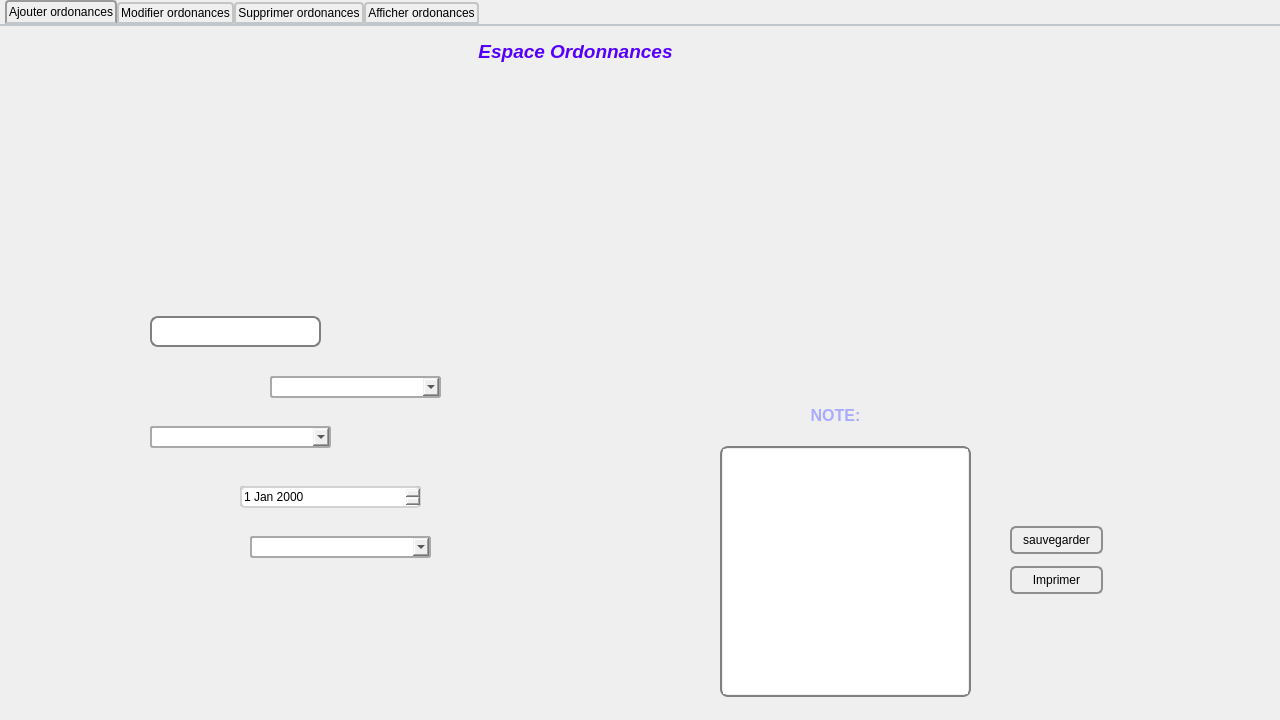
<?xml version="1.0" encoding="UTF-8"?>
<ui version="4.0">
 <class>Ordonances</class>
 <widget class="QDialog" name="Ordonances">
  <property name="geometry">
   <rect>
    <x>0</x>
    <y>0</y>
    <width>1280</width>
    <height>720</height>
   </rect>
  </property>
  <property name="minimumSize">
   <size>
    <width>1280</width>
    <height>720</height>
   </size>
  </property>
  <property name="maximumSize">
   <size>
    <width>1280</width>
    <height>720</height>
   </size>
  </property>
  <property name="baseSize">
   <size>
    <width>1280</width>
    <height>720</height>
   </size>
  </property>
  <property name="windowTitle">
   <string>MED++</string>
  </property>
  <widget class="QTabWidget" name="tabWidget">
   <property name="geometry">
    <rect>
     <x>0</x>
     <y>0</y>
     <width>1281</width>
     <height>721</height>
    </rect>
   </property>
   <property name="maximumSize">
    <size>
     <width>16777215</width>
     <height>16777215</height>
    </size>
   </property>
   <property name="styleSheet">
    <string notr="true">QTabWidget::pane { /* The tab widget frame */
    border-top: 2px solid #C2C7CB;
}

QTabWidget::tab-bar {
    left: 5px; /* move to the right by 5px */
}

/* Style the tab using the tab sub-control. Note that
    it reads QTabBar _not_ QTabWidget */
QTabBar::tab {
    background: qlineargradient(x1: 0, y1: 0, x2: 0, y2: 1,
                                stop: 0 #E1E1E1, stop: 0.4 #DDDDDD,
                                stop: 0.5 #D8D8D8, stop: 1.0 #D3D3D3);
    border: 2px solid #C4C4C3;
    border-bottom-color: #C2C7CB; /* same as the pane color */
    border-top-left-radius: 4px;
    border-top-right-radius: 4px;
    min-width: 8ex;
    padding: 2px;
}

QTabBar::tab:selected, QTabBar::tab:hover {
    background: qlineargradient(x1: 0, y1: 0, x2: 0, y2: 1,
                                stop: 0 #fafafa, stop: 0.4 #f4f4f4,
                                stop: 0.5 #e7e7e7, stop: 1.0 #fafafa);
}

QTabBar::tab:selected {
    border-color: #9B9B9B;
    border-bottom-color: #C2C7CB; /* same as pane color */
}

QTabBar::tab:!selected {
    margin-top: 2px; /* make non-selected tabs look smaller */
}</string>
   </property>
   <property name="currentIndex">
    <number>0</number>
   </property>
   <widget class="QWidget" name="tab">
    <attribute name="title">
     <string>Ajouter ordonances</string>
    </attribute>
    <widget class="QWidget" name="widget" native="true">
     <property name="geometry">
      <rect>
       <x>0</x>
       <y>0</y>
       <width>1281</width>
       <height>701</height>
      </rect>
     </property>
     <property name="styleSheet">
      <string notr="true">QWidget#widget
{
	background-image: url(:/Ajouter ordonance.png);
}</string>
     </property>
     <widget class="QLineEdit" name="lineEdit">
      <property name="geometry">
       <rect>
        <x>270</x>
        <y>350</y>
        <width>171</width>
        <height>21</height>
       </rect>
      </property>
     </widget>
     <widget class="QLineEdit" name="reff_ord">
      <property name="geometry">
       <rect>
        <x>150</x>
        <y>290</y>
        <width>171</width>
        <height>31</height>
       </rect>
      </property>
      <property name="styleSheet">
       <string notr="true">/*QLineEdit:read-only {
background: lightblue;
}*/
QLineEdit {
padding: 1px;
border-style: solid;
border: 2px solid gray;
border-radius: 8px;
}</string>
      </property>
     </widget>
     <widget class="QLineEdit" name="lineEdit_3">
      <property name="geometry">
       <rect>
        <x>150</x>
        <y>400</y>
        <width>181</width>
        <height>21</height>
       </rect>
      </property>
     </widget>
     <widget class="QWidget" name="widget_5" native="true">
      <property name="geometry">
       <rect>
        <x>1150</x>
        <y>80</y>
        <width>120</width>
        <height>41</height>
       </rect>
      </property>
      <widget class="QPushButton" name="pushButton">
       <property name="geometry">
        <rect>
         <x>0</x>
         <y>0</y>
         <width>121</width>
         <height>41</height>
        </rect>
       </property>
       <property name="styleSheet">
        <string notr="true">QPushButton{
border-style:solid;

background-color:#AARRGGBB ;
color:#fff;
border-radius:7px;
}

</string>
       </property>
       <property name="text">
        <string/>
       </property>
      </widget>
     </widget>
     <widget class="QWidget" name="widget_6" native="true">
      <property name="geometry">
       <rect>
        <x>1140</x>
        <y>410</y>
        <width>120</width>
        <height>41</height>
       </rect>
      </property>
      <widget class="QPushButton" name="ajouter_ordonnance">
       <property name="geometry">
        <rect>
         <x>0</x>
         <y>0</y>
         <width>121</width>
         <height>41</height>
        </rect>
       </property>
       <property name="styleSheet">
        <string notr="true">QPushButton{
border-style:solid;

background-color:#AARRGGBB ;
color:#fff;
border-radius:7px;
}

</string>
       </property>
       <property name="text">
        <string/>
       </property>
      </widget>
     </widget>
     <widget class="QLineEdit" name="trait">
      <property name="geometry">
       <rect>
        <x>250</x>
        <y>510</y>
        <width>181</width>
        <height>21</height>
       </rect>
      </property>
      <property name="styleSheet">
       <string notr="true">QLineEdit:read-only {
background: lightblue;
}</string>
      </property>
     </widget>
     <widget class="QLineEdit" name="lineEdit_5">
      <property name="geometry">
       <rect>
        <x>240</x>
        <y>460</y>
        <width>181</width>
        <height>21</height>
       </rect>
      </property>
     </widget>
     <widget class="QComboBox" name="consultation">
      <property name="geometry">
       <rect>
        <x>270</x>
        <y>350</y>
        <width>171</width>
        <height>22</height>
       </rect>
      </property>
      <property name="styleSheet">
       <string notr="true">border-width:2px;
border-style:solid;
border-color:darkblue;

border-radius: 3px;
padding: 1px 18px 1px 3px;
min-width: 6em;

background: qlineargradient(x1: 0, y1: 0, x2: 0, y2: 1,
                       stop: 0 #D3D3D3, stop: 0.4 #D8D8D8,
                       stop: 0.5 #DDDDDD, stop: 1.0 #E1E1E1);


padding-top: 3px;
padding-left: 4px;

subcontrol-origin: padding;
subcontrol-position: top right;
width: 15px;

border-left-width: 1px;
border-left-color: darkgray;
border-left-style: solid; 
border-top-right-radius: 3px; 
border-bottom-right-radius: 3px;

top: 1px;
left: 1px;

border: 2px solid darkgray;
selection-background-color: lightgray;</string>
      </property>
     </widget>
     <widget class="QComboBox" name="patient">
      <property name="geometry">
       <rect>
        <x>150</x>
        <y>400</y>
        <width>181</width>
        <height>22</height>
       </rect>
      </property>
      <property name="styleSheet">
       <string notr="true">border-width:2px;
border-style:solid;
border-color:darkblue;

border-radius: 3px;
padding: 1px 18px 1px 3px;
min-width: 6em;

background: qlineargradient(x1: 0, y1: 0, x2: 0, y2: 1,
                       stop: 0 #D3D3D3, stop: 0.4 #D8D8D8,
                       stop: 0.5 #DDDDDD, stop: 1.0 #E1E1E1);


padding-top: 3px;
padding-left: 4px;

subcontrol-origin: padding;
subcontrol-position: top right;
width: 15px;

border-left-width: 1px;
border-left-color: darkgray;
border-left-style: solid; 
border-top-right-radius: 3px; 
border-bottom-right-radius: 3px;

top: 1px;
left: 1px;

border: 2px solid darkgray;
selection-background-color: lightgray;</string>
      </property>
     </widget>
     <widget class="QDateEdit" name="dateEdit">
      <property name="geometry">
       <rect>
        <x>240</x>
        <y>460</y>
        <width>181</width>
        <height>22</height>
       </rect>
      </property>
      <property name="styleSheet">
       <string notr="true">

QDateEdit::drop-down {
	subcontrol-origin: padding;
	subcontrol-position: top right;
	width: 15px;
 
	border-left-width: 1px;
	border-left-color: darkgray;
	border-left-style: solid;
	border-top-right-radius: 3px;
	border-bottom-right-radius: 3px;
}
QDateEdit {
	border: 2px solid lightgray;
	border-radius: 5px;
}


</string>
      </property>
     </widget>
     <widget class="QPushButton" name="imprimer">
      <property name="geometry">
       <rect>
        <x>1010</x>
        <y>540</y>
        <width>93</width>
        <height>28</height>
       </rect>
      </property>
      <property name="styleSheet">
       <string notr="true">QPushButton {
    border: 2px solid #8f8f91;
    border-radius: 6px;
    background-color: qlineargradient(x1: 0, y1: 0, x2: 0, y2: 1,
                                      stop: 0 #f6f7fa, stop: 1 #dadbde);
    min-width: 80px;
}
QPushButton:pressed {
    background-color: qlineargradient(x1: 0, y1: 0, x2: 0, y2: 1,
                                      stop: 0 #dadbde, stop: 1 #f6f7fa);
}

QPushButton:flat {
    border: none; /* no border for a flat push button */
}

QPushButton:default {
    border-color: navy; /* make the default button prominent */
}
QPushButton:open { /* when the button has its menu open */
    background-color: qlineargradient(x1: 0, y1: 0, x2: 0, y2: 1,
                                      stop: 0 #dadbde, stop: 1 #f6f7fa);
}

QPushButton::menu-indicator {
    image: url(menu_indicator.png);
    subcontrol-origin: padding;
    subcontrol-position: bottom right;
}

QPushButton::menu-indicator:pressed, QPushButton::menu-indicator:open {
    position: relative;
    top: 2px; left: 2px; /* shift the arrow by 2 px */
}</string>
      </property>
      <property name="text">
       <string>Imprimer</string>
      </property>
     </widget>
     <widget class="QPushButton" name="sauvegarder">
      <property name="geometry">
       <rect>
        <x>1010</x>
        <y>500</y>
        <width>93</width>
        <height>28</height>
       </rect>
      </property>
      <property name="styleSheet">
       <string notr="true">QPushButton {
    border: 2px solid #8f8f91;
    border-radius: 6px;
    background-color: qlineargradient(x1: 0, y1: 0, x2: 0, y2: 1,
                                      stop: 0 #f6f7fa, stop: 1 #dadbde);
    min-width: 80px;
}
QPushButton:pressed {
    background-color: qlineargradient(x1: 0, y1: 0, x2: 0, y2: 1,
                                      stop: 0 #dadbde, stop: 1 #f6f7fa);
}

QPushButton:flat {
    border: none; /* no border for a flat push button */
}

QPushButton:default {
    border-color: navy; /* make the default button prominent */
}
QPushButton:open { /* when the button has its menu open */
    background-color: qlineargradient(x1: 0, y1: 0, x2: 0, y2: 1,
                                      stop: 0 #dadbde, stop: 1 #f6f7fa);
}

QPushButton::menu-indicator {
    image: url(menu_indicator.png);
    subcontrol-origin: padding;
    subcontrol-position: bottom right;
}

QPushButton::menu-indicator:pressed, QPushButton::menu-indicator:open {
    position: relative;
    top: 2px; left: 2px; /* shift the arrow by 2 px */
}</string>
      </property>
      <property name="text">
       <string>sauvegarder</string>
      </property>
     </widget>
     <widget class="QTextEdit" name="textEdit">
      <property name="geometry">
       <rect>
        <x>720</x>
        <y>420</y>
        <width>251</width>
        <height>251</height>
       </rect>
      </property>
      <property name="styleSheet">
       <string notr="true">/*border-width:2px;
border-style:solid;
border-color:darkblue;*/

QTextEdit {
padding: 1px;
border-style: solid;
border: 2px solid gray;
border-radius: 8px;
}</string>
      </property>
     </widget>
     <widget class="QLabel" name="label_4">
      <property name="geometry">
       <rect>
        <x>790</x>
        <y>380</y>
        <width>91</width>
        <height>20</height>
       </rect>
      </property>
      <property name="text">
       <string>&lt;html&gt;&lt;head/&gt;&lt;body&gt;&lt;p align=&quot;center&quot;&gt;&lt;span style=&quot; font-size:12pt; font-weight:600; color:#aaaaff;&quot;&gt;NOTE:&lt;/span&gt;&lt;/p&gt;&lt;/body&gt;&lt;/html&gt;</string>
      </property>
     </widget>
     <widget class="QLabel" name="l4">
      <property name="geometry">
       <rect>
        <x>410</x>
        <y>0</y>
        <width>331</width>
        <height>51</height>
       </rect>
      </property>
      <property name="text">
       <string>&lt;html&gt;&lt;head/&gt;&lt;body&gt;&lt;p align=&quot;center&quot;&gt;&lt;span style=&quot; font-size:14pt; font-weight:600; font-style:italic; color:#5500ff;&quot;&gt;Espace Ordonnances&lt;/span&gt;&lt;/p&gt;&lt;/body&gt;&lt;/html&gt;</string>
      </property>
     </widget>
     <widget class="QComboBox" name="traitement">
      <property name="geometry">
       <rect>
        <x>250</x>
        <y>510</y>
        <width>181</width>
        <height>22</height>
       </rect>
      </property>
      <property name="styleSheet">
       <string notr="true">border-width:2px;
border-style:solid;
border-color:darkblue;

border-radius: 3px;
padding: 1px 18px 1px 3px;
min-width: 6em;

background: qlineargradient(x1: 0, y1: 0, x2: 0, y2: 1,
                       stop: 0 #D3D3D3, stop: 0.4 #D8D8D8,
                       stop: 0.5 #DDDDDD, stop: 1.0 #E1E1E1);


padding-top: 3px;
padding-left: 4px;

subcontrol-origin: padding;
subcontrol-position: top right;
width: 15px;

border-left-width: 1px;
border-left-color: darkgray;
border-left-style: solid; 
border-top-right-radius: 3px; 
border-bottom-right-radius: 3px;

top: 1px;
left: 1px;

border: 2px solid darkgray;
selection-background-color: lightgray;</string>
      </property>
     </widget>
    </widget>
   </widget>
   <widget class="QWidget" name="tab_2">
    <attribute name="title">
     <string>Modifier ordonances</string>
    </attribute>
    <widget class="QWidget" name="widget_2" native="true">
     <property name="geometry">
      <rect>
       <x>0</x>
       <y>0</y>
       <width>1281</width>
       <height>701</height>
      </rect>
     </property>
     <property name="styleSheet">
      <string notr="true">QWidget#widget_2
{
	background-image: url(:/ModifierOrd.png);
}</string>
     </property>
     <widget class="QLineEdit" name="reff">
      <property name="geometry">
       <rect>
        <x>150</x>
        <y>290</y>
        <width>171</width>
        <height>21</height>
       </rect>
      </property>
      <property name="styleSheet">
       <string notr="true">QLineEdit:read-only {
background: lightblue;
}</string>
      </property>
     </widget>
     <widget class="QLineEdit" name="idd">
      <property name="geometry">
       <rect>
        <x>150</x>
        <y>400</y>
        <width>181</width>
        <height>31</height>
       </rect>
      </property>
      <property name="styleSheet">
       <string notr="true">/*QLineEdit:read-only {
background: lightblue;
}*/

QLineEdit {
padding: 1px;
border-style: solid;
border: 2px solid gray;
border-radius: 8px;
}</string>
      </property>
     </widget>
     <widget class="QLineEdit" name="rc">
      <property name="geometry">
       <rect>
        <x>270</x>
        <y>340</y>
        <width>171</width>
        <height>31</height>
       </rect>
      </property>
      <property name="styleSheet">
       <string notr="true">/*QLineEdit:read-only {
background: lightblue;
}*/
QLineEdit {
padding: 1px;
border-style: solid;
border: 2px solid gray;
border-radius: 8px;
}</string>
      </property>
     </widget>
     <widget class="QPushButton" name="pushButton_3">
      <property name="geometry">
       <rect>
        <x>1160</x>
        <y>80</y>
        <width>111</width>
        <height>41</height>
       </rect>
      </property>
      <property name="styleSheet">
       <string notr="true">QPushButton{
border-style:solid;

background-color:#AARRGGBB ;
color:#fff;
border-radius:7px;
}

</string>
      </property>
      <property name="text">
       <string/>
      </property>
     </widget>
     <widget class="QPushButton" name="modifier">
      <property name="geometry">
       <rect>
        <x>1140</x>
        <y>410</y>
        <width>121</width>
        <height>41</height>
       </rect>
      </property>
      <property name="styleSheet">
       <string notr="true">QPushButton{
border-style:solid;

background-color:#AARRGGBB ;
color:#fff;
border-radius:7px;
}

</string>
      </property>
      <property name="text">
       <string/>
      </property>
     </widget>
     <widget class="QLineEdit" name="lineEdit_11">
      <property name="geometry">
       <rect>
        <x>240</x>
        <y>460</y>
        <width>181</width>
        <height>21</height>
       </rect>
      </property>
     </widget>
     <widget class="QLineEdit" name="tr">
      <property name="geometry">
       <rect>
        <x>240</x>
        <y>520</y>
        <width>181</width>
        <height>31</height>
       </rect>
      </property>
      <property name="styleSheet">
       <string notr="true">/*QLineEdit:read-only {
background: lightblue;
}*/
QLineEdit {
padding: 1px;
border-style: solid;
border: 2px solid gray;
border-radius: 8px;
}</string>
      </property>
     </widget>
     <widget class="QDateEdit" name="dateEdit_2">
      <property name="geometry">
       <rect>
        <x>240</x>
        <y>460</y>
        <width>191</width>
        <height>22</height>
       </rect>
      </property>
      <property name="styleSheet">
       <string notr="true">border-width:2px;
border-style:solid;
border-color:darkblue;

border-radius: 3px;
padding: 1px 18px 1px 3px;
min-width: 6em;

background: qlineargradient(x1: 0, y1: 0, x2: 0, y2: 1,
                       stop: 0 #D3D3D3, stop: 0.4 #D8D8D8,
                       stop: 0.5 #DDDDDD, stop: 1.0 #E1E1E1);


padding-top: 3px;
padding-left: 4px;

subcontrol-origin: padding;
subcontrol-position: top right;
width: 15px;

border-left-width: 1px;
border-left-color: darkgray;
border-left-style: solid; 
border-top-right-radius: 3px; 
border-bottom-right-radius: 3px;

top: 1px;
left: 1px;

border: 2px solid darkgray;
selection-background-color: lightgray;</string>
      </property>
     </widget>
     <widget class="QLabel" name="l3">
      <property name="geometry">
       <rect>
        <x>270</x>
        <y>10</y>
        <width>291</width>
        <height>31</height>
       </rect>
      </property>
      <property name="text">
       <string>&lt;html&gt;&lt;head/&gt;&lt;body&gt;&lt;p align=&quot;center&quot;&gt;&lt;span style=&quot; font-size:14pt; font-weight:600; font-style:italic; color:#5500ff;&quot;&gt;Espace Ordonnances&lt;/span&gt;&lt;/p&gt;&lt;/body&gt;&lt;/html&gt;</string>
      </property>
     </widget>
     <widget class="QComboBox" name="ord">
      <property name="geometry">
       <rect>
        <x>150</x>
        <y>290</y>
        <width>171</width>
        <height>22</height>
       </rect>
      </property>
      <property name="styleSheet">
       <string notr="true">border-width:2px;
border-style:solid;
border-color:darkblue;

border-radius: 3px;
padding: 1px 18px 1px 3px;
min-width: 6em;

background: qlineargradient(x1: 0, y1: 0, x2: 0, y2: 1,
                       stop: 0 #D3D3D3, stop: 0.4 #D8D8D8,
                       stop: 0.5 #DDDDDD, stop: 1.0 #E1E1E1);


padding-top: 3px;
padding-left: 4px;

subcontrol-origin: padding;
subcontrol-position: top right;
width: 15px;

border-left-width: 1px;
border-left-color: darkgray;
border-left-style: solid; 
border-top-right-radius: 3px; 
border-bottom-right-radius: 3px;

top: 1px;
left: 1px;

border: 2px solid darkgray;
selection-background-color: lightgray;</string>
      </property>
     </widget>
     <widget class="QPushButton" name="choisir">
      <property name="geometry">
       <rect>
        <x>522</x>
        <y>200</y>
        <width>111</width>
        <height>41</height>
       </rect>
      </property>
      <property name="styleSheet">
       <string notr="true">QPushButton{
border-style:solid;

background-color:#AARRGGBB ;
color:#fff;
border-radius:7px;
}</string>
      </property>
      <property name="text">
       <string/>
      </property>
     </widget>
     <widget class="QPushButton" name="actualiser">
      <property name="geometry">
       <rect>
        <x>470</x>
        <y>200</y>
        <width>41</width>
        <height>41</height>
       </rect>
      </property>
      <property name="styleSheet">
       <string notr="true">QPushButton{
border-style:solid;

background-color:#AARRGGBB ;
color:#fff;
border-radius:7px;
}</string>
      </property>
      <property name="text">
       <string/>
      </property>
     </widget>
    </widget>
   </widget>
   <widget class="QWidget" name="tab_3">
    <attribute name="title">
     <string>Supprimer ordonances</string>
    </attribute>
    <widget class="QWidget" name="widget_3" native="true">
     <property name="geometry">
      <rect>
       <x>0</x>
       <y>0</y>
       <width>1281</width>
       <height>691</height>
      </rect>
     </property>
     <property name="styleSheet">
      <string notr="true">QWidget#widget_3
{
	background-image: url(:/SuppOrd.png);
}</string>
     </property>
     <widget class="QLineEdit" name="lineEdit_15">
      <property name="geometry">
       <rect>
        <x>530</x>
        <y>320</y>
        <width>251</width>
        <height>31</height>
       </rect>
      </property>
      <property name="styleSheet">
       <string notr="true">
QLineEdit:read-only {
background: lightblue;

}

</string>
      </property>
      <property name="clearButtonEnabled">
       <bool>true</bool>
      </property>
     </widget>
     <widget class="QPushButton" name="pushButton_5">
      <property name="geometry">
       <rect>
        <x>1150</x>
        <y>80</y>
        <width>111</width>
        <height>41</height>
       </rect>
      </property>
      <property name="styleSheet">
       <string notr="true">QPushButton{
border-style:solid;

background-color:#AARRGGBB ;
color:#fff;
border-radius:7px;
}

</string>
      </property>
      <property name="text">
       <string/>
      </property>
     </widget>
     <widget class="QPushButton" name="supprimer_ordonnance">
      <property name="geometry">
       <rect>
        <x>1150</x>
        <y>650</y>
        <width>121</width>
        <height>41</height>
       </rect>
      </property>
      <property name="styleSheet">
       <string notr="true">QPushButton{
border-style:solid;

background-color:#AARRGGBB ;
color:#fff;
border-radius:7px;
}

</string>
      </property>
      <property name="text">
       <string/>
      </property>
     </widget>
     <widget class="QLabel" name="l2">
      <property name="geometry">
       <rect>
        <x>350</x>
        <y>10</y>
        <width>291</width>
        <height>31</height>
       </rect>
      </property>
      <property name="text">
       <string>&lt;html&gt;&lt;head/&gt;&lt;body&gt;&lt;p align=&quot;center&quot;&gt;&lt;span style=&quot; font-size:14pt; font-weight:600; font-style:italic; color:#5500ff;&quot;&gt;Espace Ordonnances&lt;/span&gt;&lt;/p&gt;&lt;/body&gt;&lt;/html&gt;</string>
      </property>
     </widget>
     <widget class="QComboBox" name="supp_ord">
      <property name="geometry">
       <rect>
        <x>530</x>
        <y>320</y>
        <width>251</width>
        <height>31</height>
       </rect>
      </property>
      <property name="styleSheet">
       <string notr="true">border-width:2px;
border-style:solid;
border-color:darkblue;

border-radius: 3px;
padding: 1px 18px 1px 3px;
min-width: 6em;

background: qlineargradient(x1: 0, y1: 0, x2: 0, y2: 1,
                       stop: 0 #D3D3D3, stop: 0.4 #D8D8D8,
                       stop: 0.5 #DDDDDD, stop: 1.0 #E1E1E1);


padding-top: 3px;
padding-left: 4px;

subcontrol-origin: padding;
subcontrol-position: top right;
width: 15px;

border-left-width: 1px;
border-left-color: darkgray;
border-left-style: solid; 
border-top-right-radius: 3px; 
border-bottom-right-radius: 3px;

top: 1px;
left: 1px;

border: 2px solid darkgray;
selection-background-color: lightgray;</string>
      </property>
     </widget>
    </widget>
   </widget>
   <widget class="QWidget" name="tab_4">
    <attribute name="title">
     <string>Afficher ordonances</string>
    </attribute>
    <widget class="QWidget" name="widget_4" native="true">
     <property name="geometry">
      <rect>
       <x>-20</x>
       <y>0</y>
       <width>1281</width>
       <height>691</height>
      </rect>
     </property>
     <property name="styleSheet">
      <string notr="true">QWidget#widget_4 
{
background-image: url(:/AffOrd.png);
}
</string>
     </property>
     <widget class="QTableView" name="TabOrd">
      <property name="geometry">
       <rect>
        <x>80</x>
        <y>260</y>
        <width>1111</width>
        <height>411</height>
       </rect>
      </property>
      <property name="styleSheet">
       <string notr="true">QTableView QTableCornerButton::section {
    background: red;
    border: 2px outset red;
}
QTableView {
    selection-background-color: qlineargradient(x1: 0, y1: 0, x2: 0.5, y2: 0.5,
                                stop: 0 #FF92BB, stop: 1 gray);
}
 QScrollBar:vertical {
     border: 2px solid grey;
     background: #32CC99;
     width: 15px;
     margin: 22px 0 22px 0;
 }
 QScrollBar::handle:vertical {
     background: white;
     min-height: 20px;
 }
 QScrollBar::add-line:vertical {
     border: 2px solid grey;
     background: #32CC99;
     height: 20px;
     subcontrol-position: bottom;
     subcontrol-origin: margin;
 }

 QScrollBar::sub-line:vertical {
     border: 2px solid grey;
     background: #32CC99;
     height: 20px;
     subcontrol-position: top;
     subcontrol-origin: margin;
 }
 QScrollBar::up-arrow:vertical, QScrollBar::down-arrow:vertical {
     border: 2px solid grey;
     width: 3px;
     height: 3px;
     background: white;
 }

 QScrollBar::add-page:vertical, QScrollBar::sub-page:vertical {
     background: none;
 }</string>
      </property>
     </widget>
     <widget class="QPushButton" name="pushButton_7">
      <property name="geometry">
       <rect>
        <x>1150</x>
        <y>80</y>
        <width>111</width>
        <height>41</height>
       </rect>
      </property>
      <property name="styleSheet">
       <string notr="true">QPushButton{
border-style:solid;

background-color:#AARRGGBB ;
color:#fff;
border-radius:7px;
}

</string>
      </property>
      <property name="text">
       <string/>
      </property>
     </widget>
     <widget class="QRadioButton" name="tri_ord">
      <property name="geometry">
       <rect>
        <x>170</x>
        <y>210</y>
        <width>95</width>
        <height>20</height>
       </rect>
      </property>
      <property name="styleSheet">
       <string notr="true">QRadioButton::indicator {
    width: 13px;
    height: 13px;
}</string>
      </property>
      <property name="text">
       <string>Reff_ord</string>
      </property>
     </widget>
     <widget class="QRadioButton" name="tri_const">
      <property name="geometry">
       <rect>
        <x>350</x>
        <y>210</y>
        <width>95</width>
        <height>20</height>
       </rect>
      </property>
      <property name="styleSheet">
       <string notr="true">QRadioButton::indicator {
    width: 13px;
    height: 13px;
}</string>
      </property>
      <property name="text">
       <string>Reff_const</string>
      </property>
     </widget>
     <widget class="QRadioButton" name="tri_date">
      <property name="geometry">
       <rect>
        <x>530</x>
        <y>210</y>
        <width>95</width>
        <height>20</height>
       </rect>
      </property>
      <property name="styleSheet">
       <string notr="true">QRadioButton::indicator {
    width: 13px;
    height: 13px;
}</string>
      </property>
      <property name="text">
       <string>Date</string>
      </property>
     </widget>
     <widget class="QLabel" name="label_2">
      <property name="geometry">
       <rect>
        <x>30</x>
        <y>210</y>
        <width>81</width>
        <height>21</height>
       </rect>
      </property>
      <property name="font">
       <font>
        <family>Agency FB</family>
        <pointsize>16</pointsize>
       </font>
      </property>
      <property name="text">
       <string>Trier Par : </string>
      </property>
     </widget>
     <widget class="QLineEdit" name="reff_2">
      <property name="geometry">
       <rect>
        <x>980</x>
        <y>200</y>
        <width>113</width>
        <height>22</height>
       </rect>
      </property>
      <property name="styleSheet">
       <string notr="true">QLineEdit {
padding: 1px;
border-style: solid;
border: 2px solid gray;
border-radius: 8px;
}</string>
      </property>
     </widget>
     <widget class="QPushButton" name="rechercher_ord">
      <property name="geometry">
       <rect>
        <x>1130</x>
        <y>200</y>
        <width>93</width>
        <height>28</height>
       </rect>
      </property>
      <property name="styleSheet">
       <string notr="true">QPushButton {
    border: 2px solid #8f8f91;
    border-radius: 6px;
    background-color: qlineargradient(x1: 0, y1: 0, x2: 0, y2: 1,
                                      stop: 0 #f6f7fa, stop: 1 #dadbde);
    min-width: 80px;
}
QPushButton:pressed {
    background-color: qlineargradient(x1: 0, y1: 0, x2: 0, y2: 1,
                                      stop: 0 #dadbde, stop: 1 #f6f7fa);
}

QPushButton:flat {
    border: none; /* no border for a flat push button */
}

QPushButton:default {
    border-color: navy; /* make the default button prominent */
}
QPushButton:open { /* when the button has its menu open */
    background-color: qlineargradient(x1: 0, y1: 0, x2: 0, y2: 1,
                                      stop: 0 #dadbde, stop: 1 #f6f7fa);
}

QPushButton::menu-indicator {
    image: url(menu_indicator.png);
    subcontrol-origin: padding;
    subcontrol-position: bottom right;
}

QPushButton::menu-indicator:pressed, QPushButton::menu-indicator:open {
    position: relative;
    top: 2px; left: 2px; /* shift the arrow by 2 px */
}</string>
      </property>
      <property name="text">
       <string>rechercher</string>
      </property>
     </widget>
     <widget class="QLabel" name="label">
      <property name="geometry">
       <rect>
        <x>890</x>
        <y>200</y>
        <width>71</width>
        <height>20</height>
       </rect>
      </property>
      <property name="text">
       <string>Référence :</string>
      </property>
     </widget>
     <widget class="QLabel" name="l1">
      <property name="geometry">
       <rect>
        <x>380</x>
        <y>10</y>
        <width>301</width>
        <height>31</height>
       </rect>
      </property>
      <property name="text">
       <string>&lt;html&gt;&lt;head/&gt;&lt;body&gt;&lt;p align=&quot;center&quot;&gt;&lt;span style=&quot; font-size:14pt; font-weight:600; font-style:italic; color:#5500ff;&quot;&gt;Espace Ordonnances&lt;/span&gt;&lt;/p&gt;&lt;/body&gt;&lt;/html&gt;</string>
      </property>
     </widget>
    </widget>
   </widget>
  </widget>
 </widget>
 <resources/>
 <connections/>
</ui>
